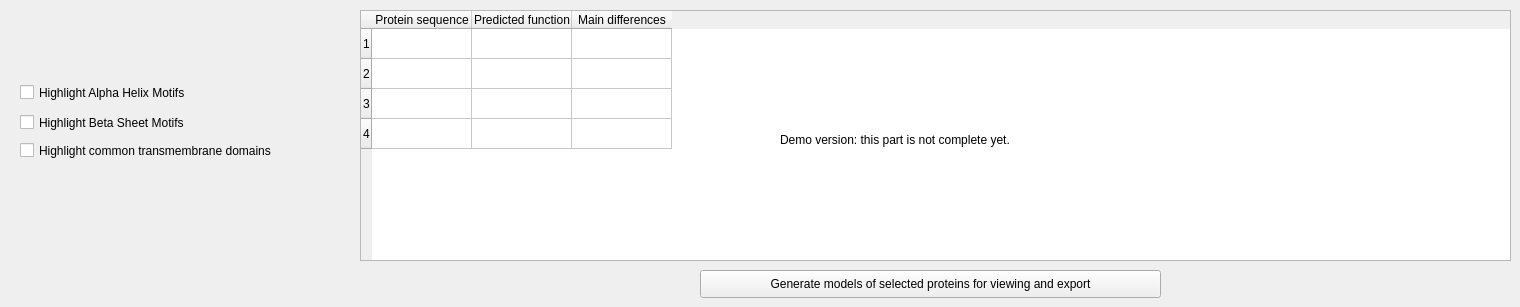
      <widget class="QWidget" name="FunctionalComparison">
       <attribute name="title">
        <string>Functional Comparison</string>
       </attribute>
       <widget class="QCheckBox" name="checkBox_2">
        <property name="geometry">
         <rect>
          <x>20</x>
          <y>80</y>
          <width>241</width>
          <height>25</height>
         </rect>
        </property>
        <property name="text">
         <string>Highlight Alpha Helix Motifs</string>
        </property>
       </widget>
       <widget class="QCheckBox" name="checkBox_3">
        <property name="geometry">
         <rect>
          <x>20</x>
          <y>110</y>
          <width>231</width>
          <height>25</height>
         </rect>
        </property>
        <property name="text">
         <string>Highlight Beta Sheet Motifs</string>
        </property>
       </widget>
       <widget class="QCheckBox" name="checkBox_4">
        <property name="geometry">
         <rect>
          <x>20</x>
          <y>140</y>
          <width>331</width>
          <height>21</height>
         </rect>
        </property>
        <property name="text">
         <string>Highlight common transmembrane domains</string>
        </property>
       </widget>
       <widget class="QTableWidget" name="tableWidget_12">
        <property name="geometry">
         <rect>
          <x>360</x>
          <y>10</y>
          <width>1151</width>
          <height>251</height>
         </rect>
        </property>
        <property name="baseSize">
         <size>
          <width>200</width>
          <height>0</height>
         </size>
        </property>
        <property name="dragEnabled">
         <bool>false</bool>
        </property>
        <row>
         <property name="text">
          <string>1</string>
         </property>
        </row>
        <row>
         <property name="text">
          <string>2</string>
         </property>
        </row>
        <row>
         <property name="text">
          <string>3</string>
         </property>
        </row>
        <row>
         <property name="text">
          <string>4</string>
         </property>
        </row>
        <column>
         <property name="text">
          <string>Protein sequence</string>
         </property>
        </column>
        <column>
         <property name="text">
          <string>Predicted function</string>
         </property>
        </column>
        <column>
         <property name="text">
          <string>Main differences</string>
         </property>
        </column>
       </widget>
       <widget class="QPushButton" name="pushButton_24">
        <property name="geometry">
         <rect>
          <x>700</x>
          <y>270</y>
          <width>461</width>
          <height>28</height>
         </rect>
        </property>
        <property name="text">
         <string>Generate models of selected proteins for viewing and export</string>
        </property>
       </widget>
       <widget class="QLabel" name="label_30">
        <property name="geometry">
         <rect>
          <x>780</x>
          <y>130</y>
          <width>351</width>
          <height>20</height>
         </rect>
        </property>
        <property name="text">
         <string>Demo version: this part is not complete yet.</string>
        </property>
       </widget>
      </widget>
